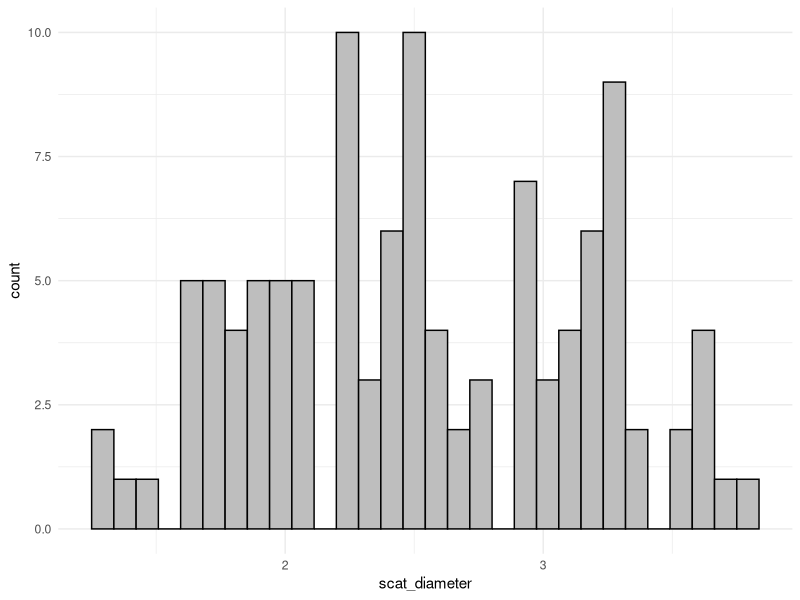
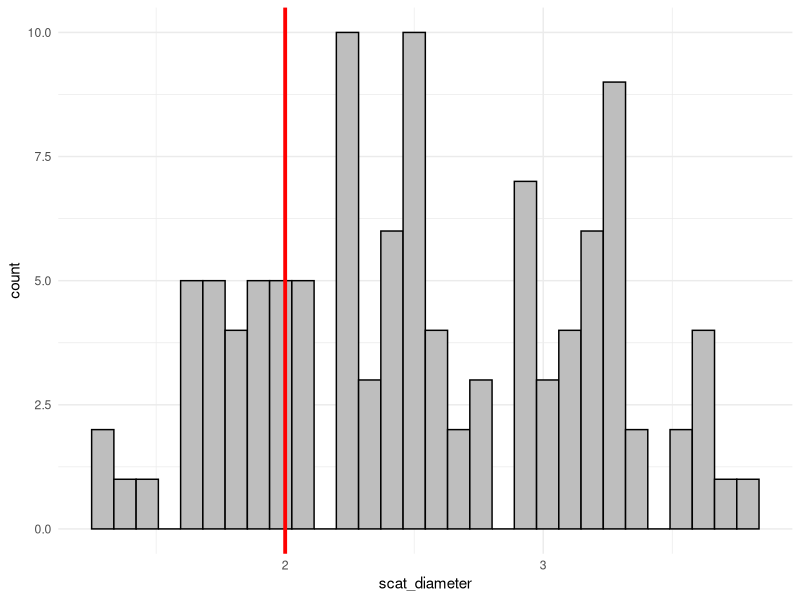

Recreate these plots in R, in order. (Note: this script raises an error after producing the figures.)
## Ellen Brandell
## May 2021

## assess the importance of the diameter used to delineate pups/adults 

library(tidyverse)
library(cowplot)
theme_set(theme_minimal(base_size=11))

setwd("~/Desktop/scat_project/DATA/data_summaries")

# individual scat data
diameter <- read.csv("scat_diameter.csv")
geno <- read.csv("all_geno_sex_results.csv")

# environmental data
meta <- read.csv("scat_metadata.csv")
location <- read.csv("locations.csv")

######################################## COMBINE  DATA
data1 <- merge(geno, diameter, by="scatID", all.x=T)
# data1 <- merge(data1, meta[,c(1,4)], by="scatID", all.x=T) # I want site


######################################## DIAMETER PATTERNS
ggplot(data=data1, aes(x=scat_diameter)) + geom_histogram(fill='gray', color='black')


## look at different diameter measurements by unique wolves



## look at different diameter measurements by collared wolves (known age)



######################################## EXPLORING CUTOFFS
cut <- 2.0  # less than OR equal to this is a pup
data1$age <- ifelse(data1$scat_diameter<=cut, "Pup", "Adult")
# make sure age isn't changing unless the wolf ages from Juv -> Adult
ggplot(data=data1, aes(x=scat_diameter)) + geom_histogram(fill='gray', color='black') +
  geom_vline(xintercept=cut, col='red', size=1.3)


table(data1$age)
table(data1$age)/nrow(data1)
# "questionable"/"in between" scat diameters based on our cutoff
table(data1$scat_diameter>cut-0.3 & data1$scat_diameter<cut+0.3)
# there are quite a few of these "in between" sizes


###### make a data set of JUST KNOWN WOLVES
wolves1 <- data1[!is.na(data1$wolfID),]

wolf.sum <- wolves1 %>% group_by(wolfID) %>% summarize(sex=sex[1], ages=length(unique(age)), age=age[1], 
                                                       pack=pack[1],
                                                     e.c.=max(e.c.),e.m.=max(e.m.),t.m.d.=max(t.m.d.),
                                                     sites=length(unique(indiv.site)), nsamples=n())
table(wolf.sum$ages)

table(wolf.sum$age)
table(wolf.sum$age)/nrow(wolf.sum)

table(wolf.sum$pack, wolf.sum$age)

a <- ggplot(data=wolves1, aes(x=scat_diameter)) + geom_histogram(fill='gray', color='black') +
  geom_vline(xintercept=cut, col='red', size=1.3) + geom_vline(xintercept=2.5, col='red', size=1.3, linetype="dashed") +
  xlab("scat diameter") + ggtitle("Scat Diameter Known Wolves")
a
b <- ggplot(data=wolves1, aes(y=scat_diameter, x=wolfID, color=wolfID)) + geom_point() + 
  ylab("scat diameter") + ggtitle("Scat Diameter Known Wolves") + 
  theme(axis.text.x=element_text(angle=90), legend.position="none") +
  geom_hline(yintercept=cut, col='red', size=0.5) + geom_hline(yintercept=2.5, col='red', size=0.5, linetype="dashed")
b
c <- ggplot(data=wolves1, aes(y=scat_diameter, x=age, color=age)) + geom_boxplot() + geom_jitter(width=0.1) +
  ylab("scat diameter") + ggtitle("Scat Diameter Known Wolves") +
  geom_hline(yintercept=cut, col='red', size=0.7) + geom_hline(yintercept=2.5, col='red', size=0.7, linetype="dashed")
c
d <- ggplot(data=wolves1, aes(y=scat_diameter, x=sex, color=sex)) + geom_boxplot() + geom_jitter(width=0.2) +
  ylab("scat diameter") + ggtitle("Scat Diameter Known Wolves") + 
  geom_hline(yintercept=cut, col='red', size=0.7) + geom_hline(yintercept=2.5, col='red', size=0.7, linetype="dashed")
d

plot_grid(a,b,c,d, nrow=2, ncol=2)
ggsave("scat_diameter.png", height=11, width=11, units="in", dpi=250)


###### HOW MANY MISMATCHES DO WE HAVE BASED ON CUTOFF VALUE?
# can only use resampled wolves for this


## and importantly, we want to make sure the collared wolves are correctly classified:
# pup = 1211F, 1228F, 1229F
# adult = 969F, 907F, 996M, 1005F, 1155M, 1156M


######
# change scat 145 wolf 1228F to Pup
